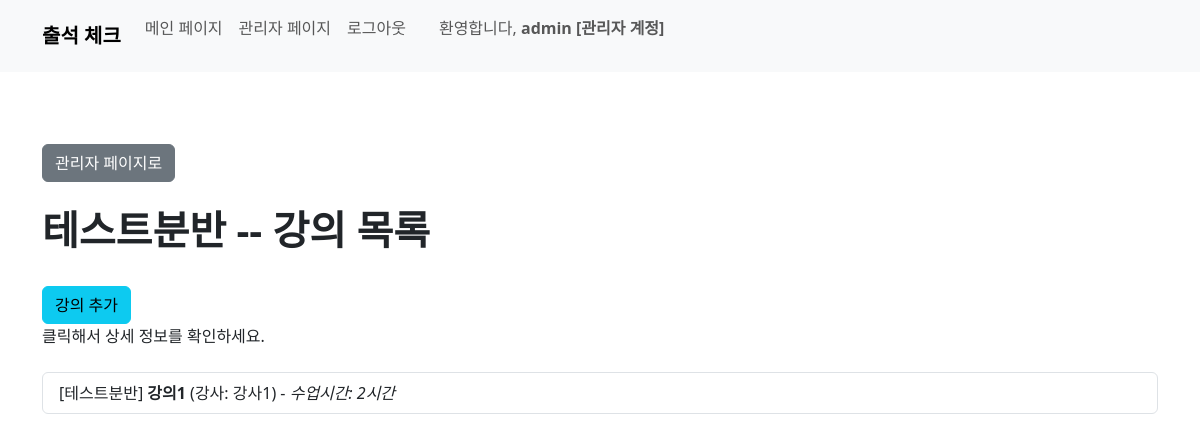
The app's page /course/1 (signed in) with its own data.
### user/models.py (models this page shows)
class Division(models.Model):
    name = models.CharField(max_length=50)
    def __str__(self):
        return self.name

### course/models.py (models this page shows, shortened)
class Course(models.Model):
    course_name = models.CharField(max_length=50)
    teacher_name = models.CharField(max_length=20)
    division_name = models.ForeignKey(Division, on_delete=models.CASCADE)
    start_date = models.DateField()
    start_at = models.TimeField()
    end_at = models.TimeField()
    hours = models.IntegerField()

### course/views.py (the view)
# urls.py: path('<int:pk>', views.course_list, name='course_list'),
@user_passes_test(lambda u: u.is_staff, login_url='/') # 권한 없으면 홈으로
def course_list(request, pk):
    division = Division.objects.get(pk=pk)
    course = Course.objects.filter(division_name_id=pk)
    context = {
        'course': course,
        'division': division,
        }
    return render(request, 'course/course_list.html', context)

### course/templates/course/course_list.html (shortened to what this page needs)
{% load static %}
{% load django_bootstrap5 %}
{% bootstrap_css %}
<!DOCTYPE html>
<html>
<head>
</head>
<body>
  {% include 'home/navbar.html' %}
  <br><br><br>
    <div class="container">
      <a class="btn btn-secondary" href="{% url 'user:division_list' %}" role="button">관리자 페이지로</a>
      <br><br>
      <h1><b>{{division.name}} -- 강의 목록</b></h1>
      <br>
      <a class="btn btn-info" href="{% url 'course:create_course' %}" role="button">강의 추가</a>
      <br>
      클릭해서 상세 정보를 확인하세요.
      <br><br>
      <div class="list-group">
        {% for c in course %}
          <a href="{% url 'course:course_detail' c.pk %}" class="list-group-item list-group-item-action">
            [{{ c.division_name }}] <b>{{ c.course_name }}</b> (강사: {{ c.teacher_name }}) - <i>수업시간: {{ c.hours }}시간</i>
          </a>
        {% endfor %}
      </div>
  </div>
</body>
</html>

### home/templates/home/navbar.html (shortened to what this page needs)
{% load django_bootstrap5 %}
{% bootstrap_css %}
<nav class="navbar navbar-expand-lg bg-body-tertiary bg-light">
  <div class="container-fluid container">
      <a class="navbar-brand" href="{% url 'home:home' %}"><b>출석 체크</b></a>
      <div class="collapse navbar-collapse" id="navbarNav">
          <ul class="navbar-nav mb-3">
              {% if user.is_authenticated %}
                  {% if user.is_staff %}
                      <li class="nav-item">
                        <a class="nav-link" aria-current="page" href="{% url 'home:home' %}">메인 페이지</a>
                      </li>
                      <li class="nav-item">
                        <a class="nav-link" aria-current="page" href="{% url 'user:admin_home' %}">관리자 페이지</a>
                      </li>
                      <li class="nav-item">
                        <a class="nav-link" aria-current="page" href="{% url 'home:logout' %}">로그아웃</a>
                      </li>
                      {% if user.student %}
                      <span class="navbar-text mr-3">
                        &nbsp;&nbsp;&nbsp;&nbsp;&nbsp; 환영합니다, <b> {{ user.student }} </b>
                      </span>
                      {% else %}
                      <span class="navbar-text mr-3">
                        &nbsp;&nbsp;&nbsp;&nbsp;&nbsp; 환영합니다, <b> {{ user }} [관리자 계정] </b>
                      </span>
                      {% endif %}
                  {% endif %}
              {% else %}
                <li class="nav-item">
                  <a class="nav-link active" href="{% url 'home:login' %}">로그인</a>
                </li>
              {% endif %}
          </ul>
      </div>
  </div>
</nav>

### records on screen
Division: name "테스트분반"
Course: division_name "테스트분반", course_name "강의1", teacher_name "강사1", hours "2"

### other values on screen
{{ user }} "admin"
